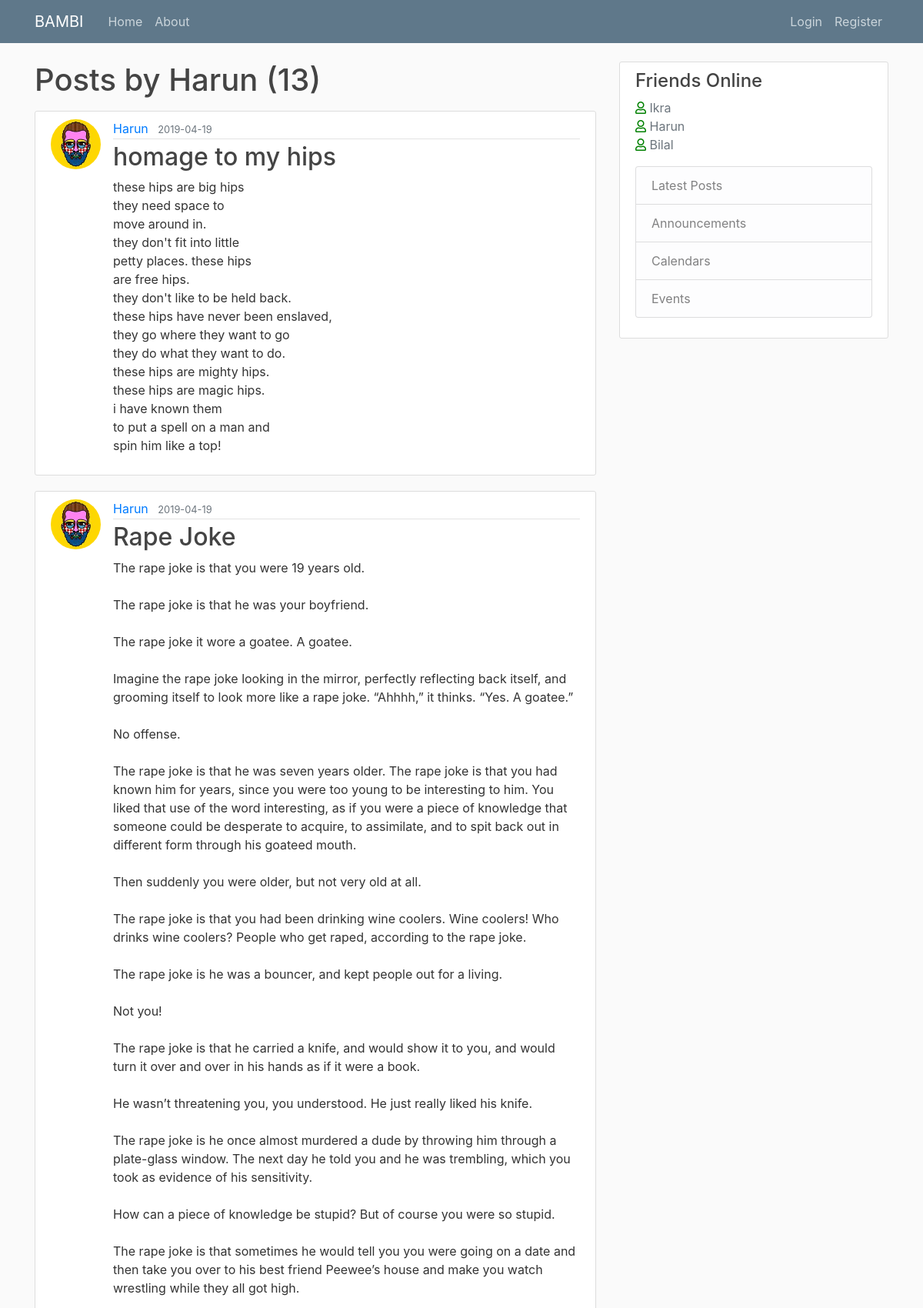
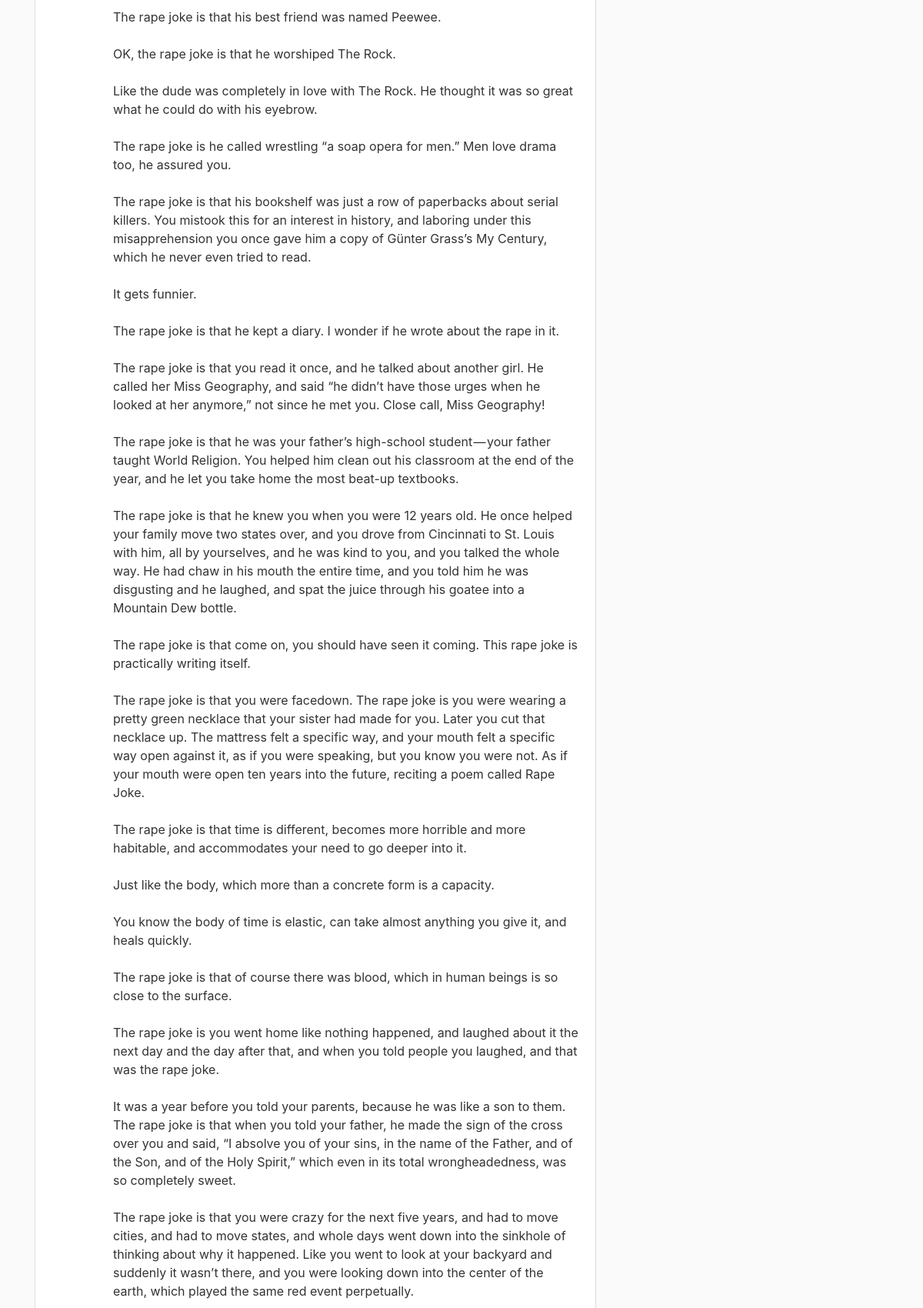
The page /user/Harun?page=2 (upper part) on the database its author committed (2 pictures, top to bottom).
### flaskblog/models.py (models this page shows, shortened)
class User(db.Model, UserMixin):
    id = db.Column(db.Integer, primary_key=True)
    username = db.Column(db.String(20), unique=True, nullable=False)
    email = db.Column(db.String(120), unique=True, nullable=False)
    image_file = db.Column(db.String(20), nullable=False,
                           default='default.jpg')
    password = db.Column(db.String(60), nullable=False)
    posts = db.relationship('Post', backref='author', lazy=True)

class Post(db.Model):
    id = db.Column(db.Integer, primary_key=True)
    title = db.Column(db.String(100), nullable=False)
    date_posted = db.Column(db.DateTime, nullable=False,
                            default=datetime.utcnow)
    content = db.Column(db.Text, nullable=False)
    user_id = db.Column(db.Integer, db.ForeignKey('user.id'), nullable=False)

### flaskblog/routes.py (the view)
@app.route("/user/<string:username>")
def user_posts(username):
    page = request.args.get('page', 1, type=int)
    user = User.query.filter_by(username=username).first_or_404()
    posts = Post.query.filter_by(author=user)\
        .order_by(Post.date_posted.desc())\
        .paginate(page=page, per_page=5)
    return render_template('user_posts.html', posts=posts, user=user)

### flaskblog/templates/user_posts.html (shortened to what this page needs)
{% extends "layout.html" %} {% block content %}
<h1 class="mb-3">Posts by {{ user.username }} ({{ posts.total }})</h1>
{% for post in posts.items %}
<article class="media content-section">
  <img
    class="rounded-circle article-img"
    src="{{ url_for('static', filename='profile_pics/' + post.author.image_file) }}"
  />
  <div class="media-body">
    <div class="article-metadata">
      <a
        class="mr-2"
        href="{{ url_for('user_posts', username=post.author.username) }}"
        >{{ post.author.username }}</a
      >
      <small class="text-muted">{{
        post.date_posted.strftime("%Y-%m-%d")
      }}</small>
    </div>
    <h2>
      <a class="article-title" href="{{ url_for('post', post_id=post.id) }}">{{
        post.title
      }}</a>
    </h2>
    <p class="article-content">{{ post.content }}</p>
  </div>
</article>
{% endfor %}  {% endblock content %}

### flaskblog/static/main.css (style rules this page uses)
body { background: #fafafa; color: #333333; margin-top: 5rem; }
h1, h2, h3, h4, h5, h6 { color: #444444; }
.content-section { background: #ffffff; padding: 10px 20px; border: 1px solid #dddddd; border-radius: 3px; margin-bottom: 20px; }
.article-title { color: #444444; }
.article-content { white-space: pre-line; }
.article-img { height: 65px; width: 65px; margin-right: 16px; }
.article-metadata { padding-bottom: 1px; margin-bottom: 4px; border-bottom: 1px solid #e3e3e3; }

### rows shown on the page
User: username "Harun"
Post: image_file (picture), author.username "Harun", date_posted "2019-04-19", title "homage to my hips", content "these hips are big hips they need space to move around in. they don't fit into little petty places. these hips are free hips. they don't like to be held back. these hips have never been enslaved, they go where they want to go they do what they want to do. these hips are mighty hips. these hips are magic hips. i have known them to put a spell on a man and spin him like a top!"
Post: image_file (picture), author.username "Harun", date_posted "2019-04-19", title "Rape Joke"

### other values the page prints
{{ posts.total }} "13"
